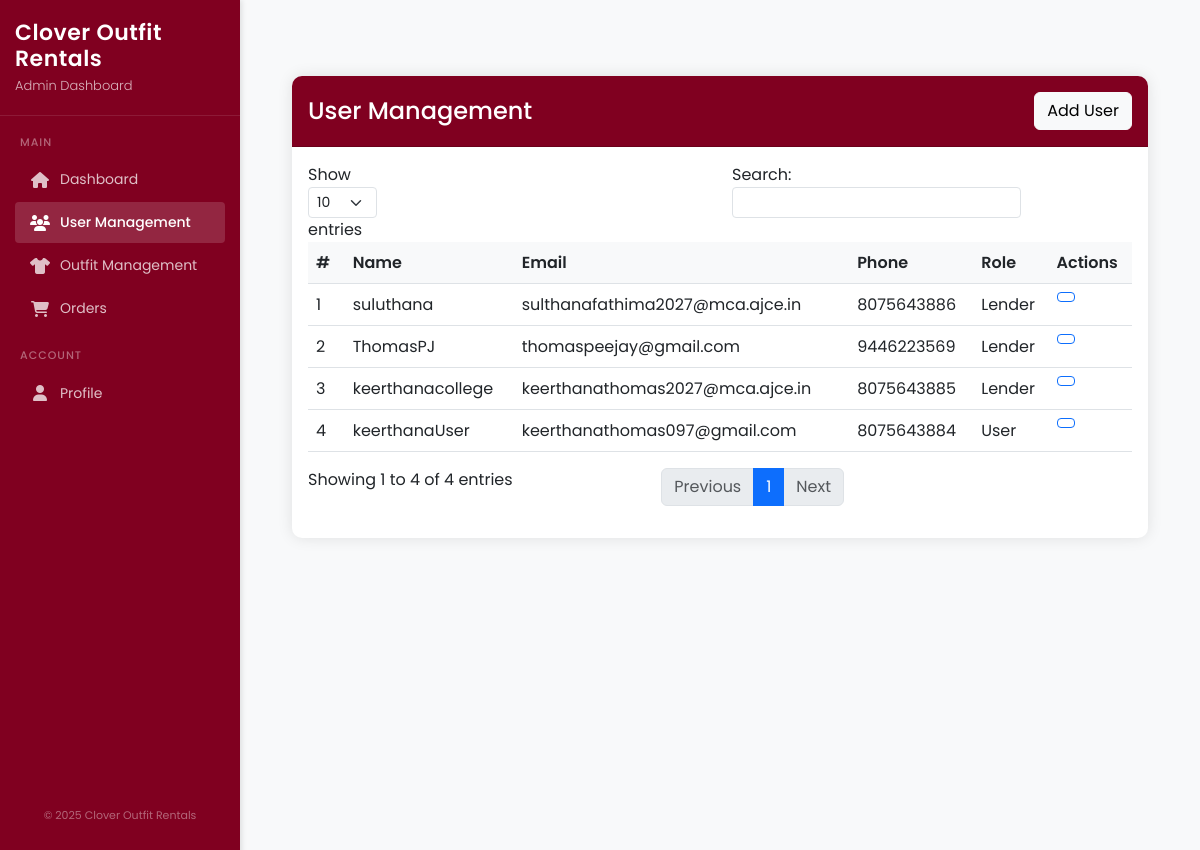
/user_management.php (signed in), run on the app's committed database.
### tables this page shows
CREATE TABLE `tbl_users` (
  `user_id` int(11) NOT NULL,
  `name` varchar(255) NOT NULL,
  `email` varchar(255) NOT NULL,
  `password` varchar(255) NOT NULL,
  `phone` varchar(20) NOT NULL,
  `verification_token` varchar(64) DEFAULT NULL,
  `is_verified` tinyint(1) DEFAULT 0,
  `role` enum('user','admin','lender') DEFAULT 'user',
  `google_id` varchar(255) DEFAULT NULL,
  `profile_picture` varchar(255) DEFAULT NULL
);

### user_management.php (the view, shortened to what this page needs)
<?php
include 'connect.php';
$query = "SELECT user_id, name, email, phone, role FROM tbl_users WHERE is_verified = 1 ORDER BY user_id DESC";
$result = $conn->query($query);
?>
<!DOCTYPE html>
<html lang="en">
<head>
    <link href="https://cdn.jsdelivr.net/npm/bootstrap@5.3.0/dist/css/bootstrap.min.css" rel="stylesheet">
    <link rel="stylesheet" href="https://cdnjs.cloudflare.com/ajax/libs/font-awesome/6.4.0/css/all.min.css">
</head>
<body>
    <div class="sidebar">
        <div class="brand-container">
            <h1 class="brand-name">Clover Outfit Rentals</h1>
            <div class="brand-subtitle">Admin Dashboard</div>
        </div>
        <div class="sidebar-section">
            <h5 class="sidebar-section-header">Main</h5>
            <ul class="sidebar-nav">
                <li class="sidebar-nav-item">
                    <a href="admin_dashboard.php" class="sidebar-nav-link">
                        <i class="fas fa-home sidebar-icon"></i>
                        Dashboard
                    </a>
                </li>
                <li class="sidebar-nav-item">
                    <a href="user_management.php" class="sidebar-nav-link active">
                        <i class="fas fa-users sidebar-icon"></i>
                        User Management
                    </a>
                </li>
                <li class="sidebar-nav-item">
                    <a href="outfit_management.php" class="sidebar-nav-link">
                        <i class="fas fa-tshirt sidebar-icon"></i>
                        Outfit Management
                    </a>
                </li>
                <li class="sidebar-nav-item">
                    <a href="#" class="sidebar-nav-link">
                        <i class="fas fa-shopping-cart sidebar-icon"></i>
                        Orders
                    </a>
                </li>
            </ul>
        </div>
        <div class="sidebar-section">
            <h5 class="sidebar-section-header">Account</h5>
            <ul class="sidebar-nav">
                <li class="sidebar-nav-item">
                    <a href="admin_profile.php" class="sidebar-nav-link">
                        <i class="fas fa-user sidebar-icon"></i>
                        Profile
                    </a>
                </li>
            </ul>
        </div>
        <div class="sidebar-footer">
            <p>&copy; <?php echo date('Y'); ?> Clover Outfit Rentals</p>
        </div>
    </div>
    <div class="main-content">
        <div class="dashboard-container">
            <div class="card">
                <div class="card-header d-flex justify-content-between align-items-center">
                    <h4 class="mb-0">User Management</h4>
                    <button class="btn btn-light" data-bs-toggle="modal" data-bs-target="#addUserModal">
                        <i class="bi bi-person-plus"></i> Add User
                    </button>
                </div>
                <div class="table-responsive">
                    <table class="table table-hover" id="usersTable">
                        <thead>
                            <tr>
                                <th class="serial-number">#</th>
                                <th>Name</th>
                                <th>Email</th>
                                <th>Phone</th>
                                <th>Role</th>
                                <th>Actions</th>
                            </tr>
                        </thead>
                        <tbody>
                            <?php
                            $serial = 1;
                            while ($row = $result->fetch_assoc()) {
                                echo '<tr>
                                        <td>'.$serial.'</td>
                                        <td>'.htmlspecialchars($row['name']).'</td>
                                        <td>'.htmlspecialchars($row['email']).'</td>
                                        <td>'.htmlspecialchars($row['phone']).'</td>
                                        <td>'.ucfirst(htmlspecialchars($row['role'])).'</td>
                                        <td>
                                            <button class="btn btn-sm btn-outline-primary user-action-btn edit-user"
                                                    data-id="'.$row['user_id'].'"
                                                    data-name="'.htmlspecialchars($row['name']).'"
                                                    data-email="'.htmlspecialchars($row['email']).'"
                                                    data-phone="'.htmlspecialchars($row['phone']).'"
                                                    data-role="'.htmlspecialchars($row['role']).'">
                                                <i class="bi bi-pencil"></i>
                                            </button>
                                        </td>
                                    </tr>';
                                $serial++;
                            }
                            ?>
                        </tbody>
                    </table>
                </div>
            </div>
        </div>
    </div>
</body>
</html>

### user_management.php (style rules this page uses)
body { font-family: 'Poppins', sans-serif; margin: 0; padding: 0; background-color: #f8f9fa; }
.sidebar { position: fixed; left: 0; top: 0; bottom: 0; width: 240px; background-color: #800020; color: white; z-index: 1000; box-shadow: 2px 0 5px rgba(0, 0, 0, 0.1); overflow-y: auto; }
.brand-container { padding: 20px 15px; border-bottom: 1px solid rgba(255, 255, 255, 0.1); margin-bottom: 10px; }
.brand-name { font-weight: 600; font-size: 22px; margin: 0; padding: 0; letter-spacing: 0.5px; color: white; }
.brand-subtitle { font-size: 13px; color: rgba(255, 255, 255, 0.7); margin-top: 3px; font-weight: 300; }
.sidebar-section { margin-top: 20px; padding-left: 15px; padding-right: 15px; }
.sidebar-section-header { font-size: 11px; text-transform: uppercase; letter-spacing: 1px; color: rgba(255, 255, 255, 0.4); font-weight: 500; margin-bottom: 10px; padding-left: 5px; }
.sidebar-nav { list-style: none; padding: 0; margin: 0; }
.sidebar-nav-item { margin-bottom: 2px; }
.sidebar-nav-link { display: flex; align-items: center; text-decoration: none; color: rgba(255, 255, 255, 0.75); padding: 10px 15px; border-radius: 4px; transition: all 0.2s ease; font-size: 14px; font-weight: 400; }
.sidebar-nav-link.active { background-color: rgba(255, 255, 255, 0.15); color: white; font-weight: 500; }
.sidebar-icon { margin-right: 10px; width: 20px; text-align: center; font-size: 16px; }
.sidebar-footer { position: absolute; bottom: 15px; left: 0; width: 100%; text-align: center; font-size: 11px; color: rgba(255, 255, 255, 0.4); padding: 10px 0; }
.main-content { margin-left: 240px; padding: 20px; }
.dashboard-container { padding: 2rem; background-color: #f8f9fa; min-height: 100vh; }
.card { border: none; box-shadow: 0 0 15px rgba(0,0,0,0.1); border-radius: 10px; }
.card-header { background-color: #800020; color: white; border-radius: 10px 10px 0 0 !important; padding: 1rem; }
.table th { background-color: #f8f9fa; font-weight: 600; }
.user-action-btn { padding: 0.25rem 0.5rem; font-size: 0.875rem; }
.table-responsive { padding: 1rem; }
.serial-number { width: 50px; }

### data on the page
tbl_users: name "suluthana", email "sulthanafathima2027@mca.ajce.in", phone "8075643886", role "Lender"
tbl_users: name "ThomasPJ", email "thomaspeejay@gmail.com", phone "9446223569", role "Lender"
tbl_users: name "keerthanacollege", email "keerthanathomas2027@mca.ajce.in", phone "8075643885", role "Lender"
tbl_users: name "keerthanaUser", email "keerthanathomas097@gmail.com", phone "8075643884", role "User"
